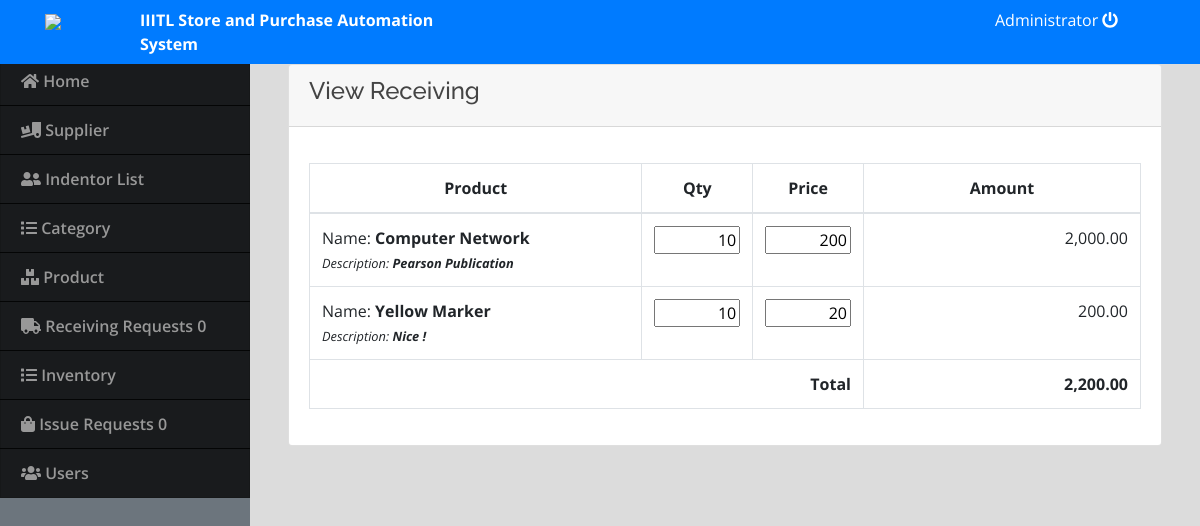
/index.php?page=view_receiving&id=61 (signed in), run on the app's committed database.
### tables this page shows
CREATE TABLE `inventory` (
  `id` int(30) NOT NULL,
  `product_id` int(30) NOT NULL,
  `qty` int(30) NOT NULL,
  `type` tinyint(1) NOT NULL COMMENT '1= stockin , 2 = stockout , 3 = return',
  `stock_from` varchar(100) NOT NULL COMMENT 'sales/receiving/returning',
  `form_id` int(30) NOT NULL,
  `other_details` text NOT NULL,
  `remarks` text NOT NULL,
  `recommended` varchar(200) NOT NULL,
  `approved` varchar(200) NOT NULL,
  `issued` varchar(200) NOT NULL,
  `date_updated` datetime NOT NULL DEFAULT current_timestamp() ON UPDATE current_timestamp(),
  `status` varchar(50) DEFAULT NULL,
  `comment` varchar(500) NOT NULL
);

CREATE TABLE `product_list` (
  `id` int(30) NOT NULL,
  `product_id` int(30) NOT NULL,
  `category_id` int(30) NOT NULL,
  `name` varchar(150) NOT NULL,
  `mfg_date` date NOT NULL,
  `exp_date` date NOT NULL,
  `description` text NOT NULL
);

### view_receiving.php (the view, shortened to what this page needs)
<?php include 'db_connect.php';
if(isset($_GET['id'])){
	$inv = $conn->query("SELECT * FROM inventory where form_id=".$_GET['id']);
}
?>
<div class="container-fluid">
	<div class="col-lg-12">
		<div class="card">
			<div class="card-header">
				<h4>View Receiving </h4>
			</div>
			<div class="card-body">
				<form action="" id="manage-receiving">
					<div class="col-md-12">
									<?php
									$product = $conn->query("SELECT * FROM product_list  order by name asc");
									while($row=$product->fetch_assoc()):
										$prod[$row['id']] = $row;
									?>
									<?php endwhile; ?>
						<div class="row">
							<table class="table table-bordered table-hover" id="list" >
								<colgroup>
									<col width="30%">
									<col width="10%">
									<col width="10%">
									<col width="25%">
								</colgroup>
								<thead>
									<tr>
										<th class="text-center">Product</th>
										<th class="text-center">Qty</th>
										<th class="text-center">Price</th>
										<th class="text-center">Amount</th>
									</tr>
								</thead>
								<tbody>
									<?php
									if(isset($id)):
									while($row = $inv->fetch_assoc()):
										foreach(json_decode($row['other_details']) as $k=>$v){
											$row[$k] = $v;
										}
									?>
										<tr class="item-row">
											<td>
												<p class="pname">Name: <b><?php echo $prod[$row['product_id']]['name'] ?></b></p>
												<p class="pdesc"><small><i>Description: <b><?php echo $prod[$row['product_id']]['description'] ?></b></i></small></p>
											</td>
											<td>
												<input type="number" min="1" step="any" name="qty[]" value="<?php echo $row['qty'] ?>" class="text-right" readonly="">
											</td>
											<td>
												<input type="number" min="1" step="any" name="price[]" value="<?php echo $row['price'] ?>" class="text-right" readonly="">
											</td>
											<td>
												<p class="amount text-right"></p>
											</td>
										</tr>
									<?php endwhile; ?>
									<?php endif; ?>
								</tbody>
								<tfoot>
									<tr>
										<th class="text-right" colspan="3">Total</th>
										<th class="text-right tamount"></th>
									</tr>
								</tfoot>
							</table>
						</div>
					</div>
				</form>
			</div>
		</div>
	</div>
</div>

### assets/css/style.css (style rules this page uses)
body { font-family: "Open Sans", sans-serif; color: #444444; width: 100%; height: calc(100%); }
h1, h2, h3, h4, h5, h6 { font-family: "Raleway", sans-serif; }

### index.php (style rules this page uses)
body { background: #80808045; }

### view_receiving.php (style rules this page uses)
td { vertical-align: middle; }
td p { margin: unset; }
td input[type='number'] { height: calc(100%); width: calc(100%); }

### data on the page
inventory: product.name "Computer Network", product.description "Pearson Publication", qty "10", price "200"
inventory: product.name "Yellow Marker", product.description "Nice !", qty "10", price "20"

### other printed values
$_SESSION['login_name'] "Administrator"
$a['total'] "0"
$c['total'] "0"
